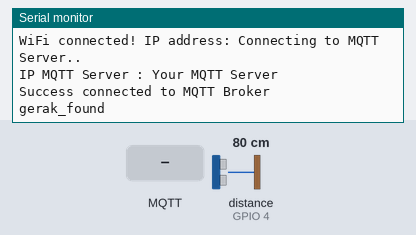
This sketch was run on a simulated ESP8266 (NodeMCU). Shown: the last lines printed to the serial monitor. Wiring (inferred from the names in the program): ultrasonic range finder: trigger GPIO 2; echo GPIO 4. The inputs (shaded band) are chosen by the test bench; at power-on: distance to the obstacle (sensor on GPIO 4) 80 cm. The echo pulse lasts 58.3 µs per cm; WiFi joins after 1.5 s; servers stay silent unless stated; no MQTT or app messages arrive unless stated.

Above: at 2.7 s.
2.8 s: MQTT message "1" arrives on the first subscribed topic
At 3.8 s:
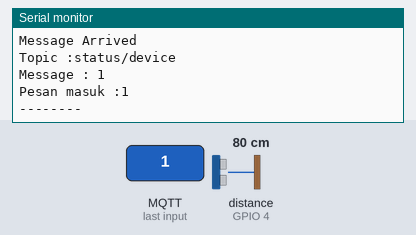
4.3 s: MQTT message "on" arrives on the first subscribed topic
At 5.8 s:
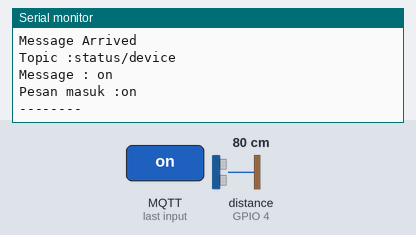
6.4 s: MQTT message "off" arrives on the first subscribed topic
At 8.0 s:
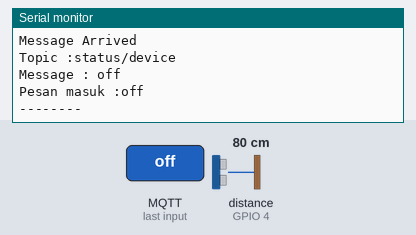

The sketch:

Motion.ino
```cpp
#include <ESP8266WiFi.h>
#include <PubSubClient.h>

#include <ArduinoJson.h>
const char* wifiSSID = "Your SSID";
const char* wifiPassword = "Your Password SSID";

const char* mqttServerIP = "Your MQTT Server";
const int mqttPort = 1883;
char * devGerak = "gerak/gerak";
char * stat = "status/device";


WiFiClient myESP;
PubSubClient client(myESP);

void wifiSetup(){
  WiFi.begin(wifiSSID,wifiPassword);
  while (WiFi.status() != WL_CONNECTED){
    delay(500);
    Serial.println("Waiting, connection to Wifi..");
    Serial.print("SSID : ");
    Serial.println(wifiSSID);
  }
  Serial.println("Connected to the WiFI Network ");
  Serial.print("Connected Network "); Serial.println(wifiSSID);
  Serial.print("IP Local "); Serial.println(WiFi.localIP());
}

char dataPublish[50];
void publishMQTT(char * topics, String data) {
  data.toCharArray(dataPublish, data.length() + 1);
  client.publish(topics, dataPublish);
}

void reconnect() {
  while(!client.connected()){
    Serial.println("Connecting to MQTT Server..");
    Serial.print("IP MQTT Server : "); Serial.println(mqttServerIP);

    bool hasConnection = client.connect("Esp-1");
    if(hasConnection){
      Serial.println("Success connected to MQTT Broker");
    } else {
      Serial.print("Failed connected");
      Serial.println(client.state());
      delay(2000);
      Serial.println("Try to connect...");
    }
  }

  client.publish(stat, "Initializing");
  client.subscribe(stat);
}

void callback(char * topic, byte * payload, unsigned int length) {
  Serial.println("--------");
  Serial.println("Message Arrived");
  Serial.print("Topic :");
  Serial.println(topic);
  Serial.print("Message : ");
  String pesan = "";
  for (int i = 0; i < length; i++) {
    Serial.print((char) payload[i]);
    pesan += (char) payload[i];
  }
  Serial.println();

  Serial.print("Pesan masuk :");
  Serial.println(pesan);
  Serial.println("--------");
}

const int trigPin = 2;  //D4
const int echoPin = 4;  //D2

const unsigned int jarak = 140;
const byte toleransi = 5;
const unsigned int  jeda = 10,
                    jeda2 = 1000,
                    waktuKonfirmasi = 80;

long duration;
int distance;
bool triggered;
unsigned long ct = 0;

void setup() {
  pinMode(trigPin, OUTPUT);
  pinMode(echoPin, INPUT);
  Serial.begin(57600);

  wifiSetup();
  Serial.print(F("WiFi connected! IP address: "));
  client.setServer(mqttServerIP, mqttPort);
  client.setCallback(callback);

  digitalWrite(trigPin, LOW);

  triggered = false;
}

void loop() {
  if (!client.connected()){
    reconnect();
  }
  client.loop();
  delayMicroseconds(2);

  digitalWrite(trigPin, HIGH);
  delayMicroseconds(10);
  digitalWrite(trigPin, LOW);

  duration = pulseIn(echoPin, HIGH);

  distance = duration * 0.034 / 2;
  String foundGerak = "gerak_found";
  String dataSent = "";
  if ( ((float) distance) < jarak * (1.0 - toleransi / 100.0) ) {
    ct += jeda;
    if (ct >= waktuKonfirmasi) {
      if (!triggered) {
        dataSent = String(foundGerak);
        Serial.println(dataSent);
        triggered = true;
        publishMQTT(devGerak, dataSent);
      }
      ct = 0;
      delay(jeda2);
    }
  } else {
    triggered = false;
    ct = 0;
  }
  if (jeda > 0) delay(jeda);
}
```

Measured:
- after the input at 2.8 s, the serial monitor: prints a new line at once (image 1)
- after the input at 4.3 s, the serial monitor: prints a new line after 0.65 s (image 2)
- after the input at 6.4 s, the serial monitor: prints a new line after 0.80 s (image 3)
